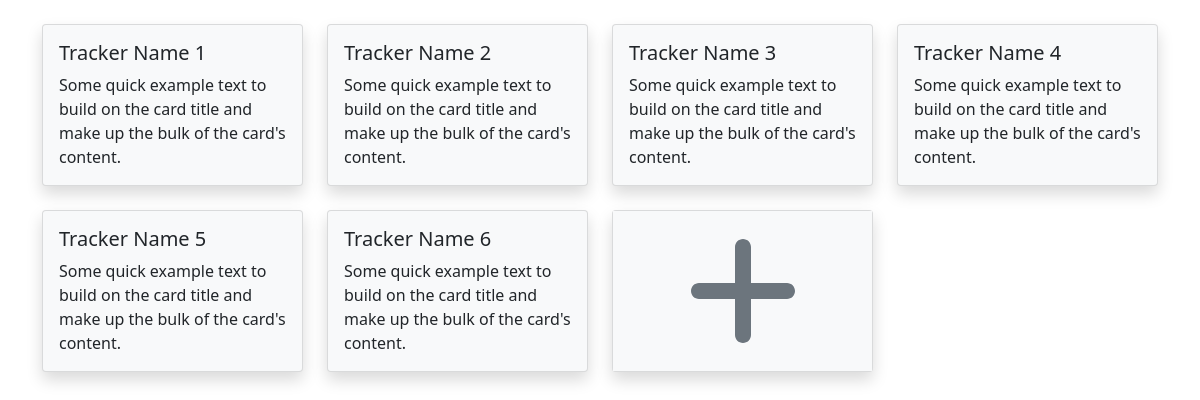
Before: /trackers (signed in) with the older database file.
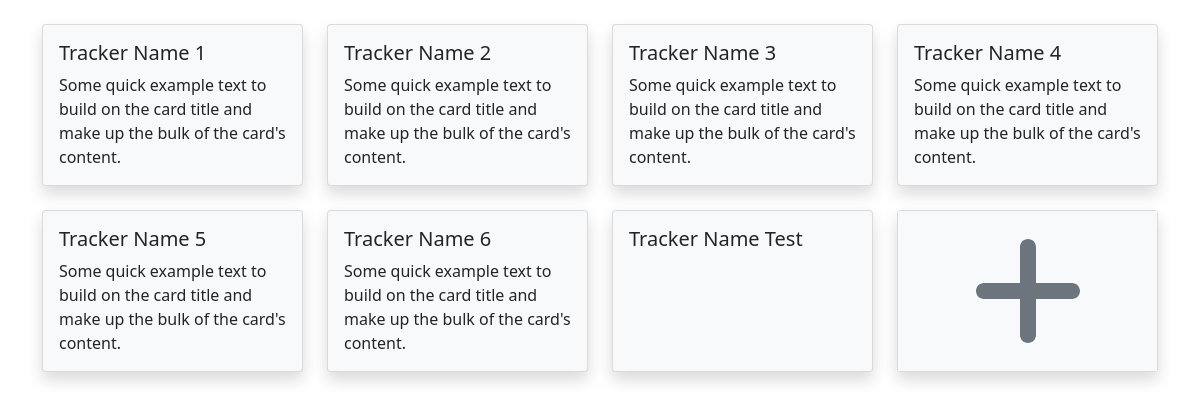
After: the same page with the newer database file.
### models/models.py (models this page shows)
class TrackerModel(db.Model):
    __tablename__ = "trackers"
    t_id = db.Column(db.Integer(), primary_key=True)
    t_name = db.Column(db.String(64), nullable=False)
    t_desc = db.Column(db.String(256))
    t_type = db.Column(db.Integer(), db.ForeignKey("tracker_types.tt_id", ondelete="CASCADE"), nullable=False)
    t_user = db.Column(db.Integer(), db.ForeignKey("users.id", ondelete="CASCADE"), nullable=False)
    t_type_name = db.relationship("TrackerTypes", uselist=False)
    t_unit = db.relationship("TrackerUnit", cascade="all, delete", uselist=False)
    t_options = db.relationship("TrackerOptions", cascade="all, delete")

### views/views.py (the view)
@app.route("/trackers", methods=["GET"])
@login_required
def trackers():
    trackers = db.session.query(TrackerModel.t_id, TrackerModel.t_name, TrackerModel.t_desc).filter(TrackerModel.t_user == current_user.id).all()
    return render_template("trackers/main.html", user=current_user, trackers=trackers)

### auth/auth.py (called while the page is built)
@login.user_loader
def load_user(id):
    return UserModel.query.get(int(id))

### templates/trackers/main.html (shortened to what this page needs)
<!DOCTYPE html>
<html lang="en">
    <head>
        <link rel="stylesheet" href="{{ url_for('static', filename='css/bootstrap.min.css')}}">
        <link rel="stylesheet" href="{{ url_for('static', filename='css/fontawesome.all.min.css')}}">
        <link rel="stylesheet" href="{{ url_for('static', filename='css/card.css')}}">
    </head>
    <body>
        <div class="container">
            <div class="row pt-4">
                {% for tracker in trackers %}
                <div class="col-sm-12 col-md-6 col-lg-4 col-xl-3 d-flex">
                    <div class="card bg-light shadow hover-overlay flex-fill mb-4">
                        <a href="/trackers/view?id={{ tracker.t_id }}" class="card-link">
                            <div class="card-body">
                                <h5 class="card-title">{{ tracker.t_name }}</h5>
                                <p class="card-text">{{ tracker.t_desc }}</p>
                            </div>
                        </a>
                    </div>
                </div>
                {% endfor %}
                <div class="col-sm-12 col-md-6 col-lg-4 col-xl-3 d-flex">
                    <div class="card bg-light shadow hover-overlay flex-fill mb-4">
                        <a href="/trackers/add" class="card-link">
                            <div class="card-body bg-light d-flex align-items-center justify-content-center">
                                <i class="fa-solid fa-plus fa-8x text-secondary"></i>
                            </div>
                        </a>
                    </div>
                </div>
            </div>
        </div>
    </body>
</html>

### static/css/card.css (style rules this page uses)
.card { transition: transform 0.2s ease; }
.card-link { color: inherit; text-decoration: inherit; }
.card-text { display: -webkit-box; -webkit-line-clamp: 4; -webkit-box-orient: vertical; overflow: hidden; height: 6em; line-height: 1.5; }

Changed rows visible on the page:
added TrackerModel: t_name "Tracker Name Test"
